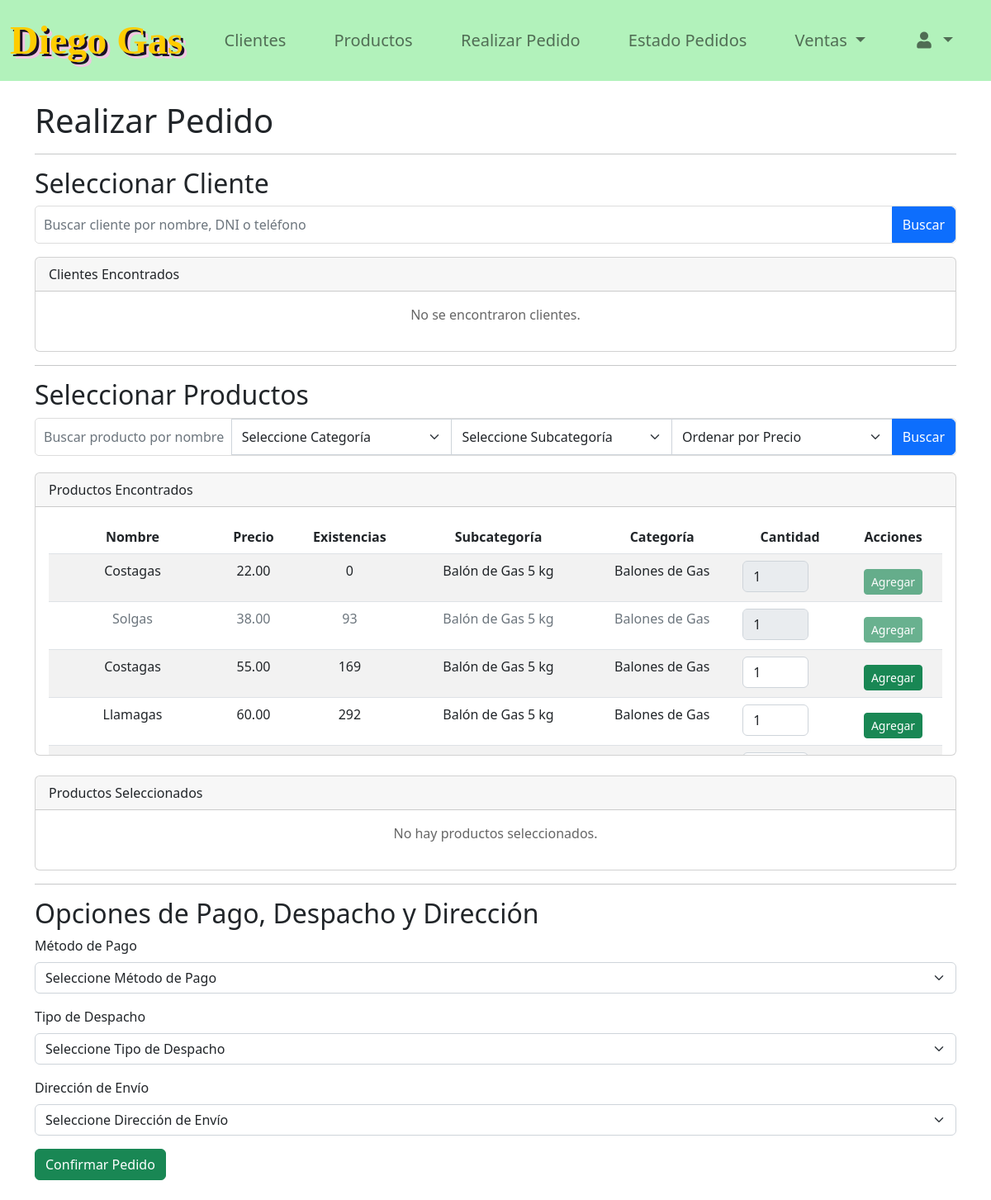
/vistas/Recepcion/pedido_recepcion.php (signed in), run on the app's committed database.
### tables this page shows
CREATE TABLE `productos` (
  `id_producto` int(11) NOT NULL,
  `nombre_producto` varchar(100) NOT NULL,
  `precio_compra` decimal(10,2) NOT NULL,
  `precio_venta` decimal(10,2) NOT NULL,
  `existencias` int(11) NOT NULL,
  `activo` tinyint(1) NOT NULL DEFAULT 1,
  `id_subcategoria` int(11) NOT NULL,
  `id_proveedor` int(11) NOT NULL
);

CREATE TABLE `subcategorias` (
  `id_subcategoria` int(11) NOT NULL,
  `nombre_subcategoria` varchar(100) NOT NULL,
  `id_categoria` int(11) NOT NULL
);

CREATE TABLE `categorias` (
  `id_categoria` int(11) NOT NULL,
  `nombre_categoria` varchar(100) NOT NULL
);

### vistas/funciones.php (called while the page is built, shortened)
<?php
function obtenerConexion()
{
    $host = "localhost";
    $dbname = "diegogas";
    $username = "root";
    $password = "";
    try {
        $conn = new PDO("mysql:host=$host;dbname=$dbname", $username, $password);
        $conn->setAttribute(PDO::ATTR_ERRMODE, PDO::ERRMODE_EXCEPTION);
        return $conn;
    } catch (PDOException $e) {
        logError($e->getMessage());
        echo "Ocurrió un error en la conexión. Por favor, intente más tarde.";
        return null;
    }
}
function obtenerProductos($busqueda, $categoria, $subcategoria, $ordenar_por_precio) {
    $conn = obtenerConexion();
    $sql = "
        SELECT p.id_producto, p.nombre_producto, p.precio_venta, p.existencias,
               p.activo, s.nombre_subcategoria, c.nombre_categoria
        FROM productos p
        INNER JOIN subcategorias s ON p.id_subcategoria = s.id_subcategoria
        INNER JOIN categorias c ON s.id_categoria = c.id_categoria
        WHERE 1=1
    ";
    $stmt = $conn->prepare($sql);
    $stmt->execute();
    return $stmt->fetchAll(PDO::FETCH_ASSOC);
}

### vistas/Recepcion/seleccion_producto.php (the view, shortened to what this page needs)
<?php
$productosSeleccionados = $_SESSION['productos_seleccionados'] ?? [];
$busqueda = $_GET['busqueda'] ?? '';
$categoria = $_GET['categoria'] ?? '';
$subcategoria = $_GET['subcategoria'] ?? '';
$ordenar_por_precio = $_GET['ordenar_por_precio'] ?? '';
$productos = obtenerProductos($busqueda, $categoria, $subcategoria, $ordenar_por_precio);
?>
<div>
    <h2>Seleccionar Productos</h2>
    <form method="GET" action="#productos" class="mb-3">
        <div class="input-group">
            <input type="text" name="busqueda" class="form-control" placeholder="Buscar producto por nombre, categoría o subcategoría" value="<?php echo htmlspecialchars($busqueda); ?>">
            <select class="form-select" name="categoria">
                <option value="">Seleccione Categoría</option>
            </select>
            <select class="form-select" name="subcategoria">
                <option value="">Seleccione Subcategoría</option>
            </select>
            <select class="form-select" name="ordenar_por_precio">
                <option value="">Ordenar por Precio</option>
            </select>
            <button type="submit" class="btn btn-primary">Buscar</button>
        </div>
    </form>
    <div class="card mb-4">
        <div class="card-header">Productos Encontrados</div>
        <div class="card-body" style="max-height: 300px; overflow-y: auto;">
            <?php if ($productos): ?>
                <table class="table table-striped">
                    <thead>
                        <tr>
                            <th>Nombre</th>
                            <th>Precio</th>
                            <th>Existencias</th>
                            <th>Subcategoría</th>
                            <th>Categoría</th>
                            <th>Cantidad</th>
                            <th>Acciones</th>
                        </tr>
                    </thead>
                    <tbody>
                        <?php foreach ($productos as $producto): ?>
                            <tr class="<?php echo $producto['activo'] ? '' : 'text-muted'; ?>">
                                <td><?php echo htmlspecialchars($producto['nombre_producto']); ?></td>
                                <td><?php echo number_format($producto['precio_venta'], 2); ?></td>
                                <td><?php echo htmlspecialchars($producto['existencias']); ?></td>
                                <td><?php echo htmlspecialchars($producto['nombre_subcategoria']); ?></td>
                                <td><?php echo htmlspecialchars($producto['nombre_categoria']); ?></td>
                                <td>
                                    <form method="POST" action="#productos">
                                        <input type="number" name="cantidad" value="1" min="1" class="form-control" style="width: 80px;"
                                            <?php echo $producto['activo'] && $producto['existencias'] > 0 ? '' : 'disabled'; ?>>
                                </td>
                                <td>
                                    <button type="submit" name="agregar_producto" class="btn btn-success btn-sm"
                                        <?php echo $producto['activo'] && $producto['existencias'] > 0 ? '' : 'disabled'; ?>>
                                        Agregar
                                    </button>
                                </td>
                            </tr>
                        <?php endforeach; ?>
                    </tbody>
                </table>
            <?php endif; ?>
        </div>
    </div>
    <div class="card">
        <div class="card-header">Productos Seleccionados</div>
        <div class="card-body" style="max-height: 300px; overflow-y: auto;">
            <?php if (!empty($productosSeleccionados)): ?>
                <table class="table table-bordered">
                    <thead>
                        <tr>
                            <th>Producto</th>
                            <th>Precio Venta (Editable)</th>
                            <th>Cantidad</th>
                            <th>Subtotal</th>
                            <th>Acción</th>
                        </tr>
                    </thead>
                    <tbody>
                        <?php $total = 0; ?>
                        <?php foreach ($productosSeleccionados as $id => $producto): ?>
                            <?php $total += $producto['subtotal']; ?>
                            <tr>
                                <td><?php echo htmlspecialchars($producto['nombre']); ?></td>
                                <td>
                                    <form method="POST" action="#productos">
                                        <input type="number" name="nuevo_precio_venta"
                                            value="<?php echo htmlspecialchars($producto['precio_venta']); ?>"
                                            step="0.01" class="form-control"
                                            style="width: 100px;">
                                        <input type="hidden" name="id_producto" value="<?php echo $id; ?>">
                                        <button type="submit" class="btn btn-primary btn-sm mt-2" name="actualizar_precio">Actualizar</button>
                                    </form>
                                </td>
                                <td>
                                    <form method="POST" class="d-inline" action="#productos">
                                        <input type="hidden" name="id_producto" value="<?php echo $id; ?>">
                                        <button type="submit" class="btn btn-outline-secondary btn-sm" name="reducir_cantidad">-</button>
                                        <?php echo htmlspecialchars($producto['cantidad']); ?>
                                        <button type="submit" class="btn btn-outline-secondary btn-sm" name="aumentar_cantidad">+</button>
                                    </form>
                                </td>
                                <td><?php echo number_format($producto['subtotal'], 2); ?></td>
                                <td>
                                    <form method="POST" action="#productos">
                                        <input type="hidden" name="id_producto" value="<?php echo $id; ?>">
                                        <button class="btn btn-danger btn-sm" type="submit" name="quitar_producto">Eliminar</button>
                                    </form>
                                </td>
                            </tr>
                        <?php endforeach; ?>
                    </tbody>
                </table>
                <h5 class="mt-3">Total: S/ <?php echo number_format($total, 2); ?></h5>
            <?php else: ?>
                <p class="text-center">No hay productos seleccionados.</p>
            <?php endif; ?>
        </div>
    </div>
</div>

### recursos/css/style.css (style rules this page uses)
* { text-decoration: none; }
body { background-color: #E2DDDB; }
.card .card-body { text-align: center; }
.card .btn { margin-top: 10px; }
body { background-color: #E6F9EA; }
body { font-family: Arial, sans-serif; background-color: #f4f4f4; margin: 0; padding: 0; display: flex; flex-direction: column; justify-content: space-between; }
p { color: #666; margin-bottom: 20px; }
.input-group { display: flex; align-items: center; margin-bottom: 20px; border: 1px solid #ddd; border-radius: 5px; }
.input-group input { width: 100%; border: none; padding: 10px; outline: none; }

### data on the page
productos: nombre_producto "Costagas", precio_venta "22.00", existencias "0", id_subcategoria.nombre_subcategoria "Balón de Gas 5 kg", categorias.nombre_categoria "Balones de Gas", cantidad "1"
productos: nombre_producto "Solgas", precio_venta "38.00", existencias "93", id_subcategoria.nombre_subcategoria "Balón de Gas 5 kg", categorias.nombre_categoria "Balones de Gas", cantidad "1"
productos: nombre_producto "Costagas", precio_venta "55.00", existencias "169", id_subcategoria.nombre_subcategoria "Balón de Gas 5 kg", categorias.nombre_categoria "Balones de Gas", cantidad "1"
productos: nombre_producto "Llamagas", precio_venta "60.00", existencias "292", id_subcategoria.nombre_subcategoria "Balón de Gas 5 kg", categorias.nombre_categoria "Balones de Gas", cantidad "1"
productos: cantidad "1"
